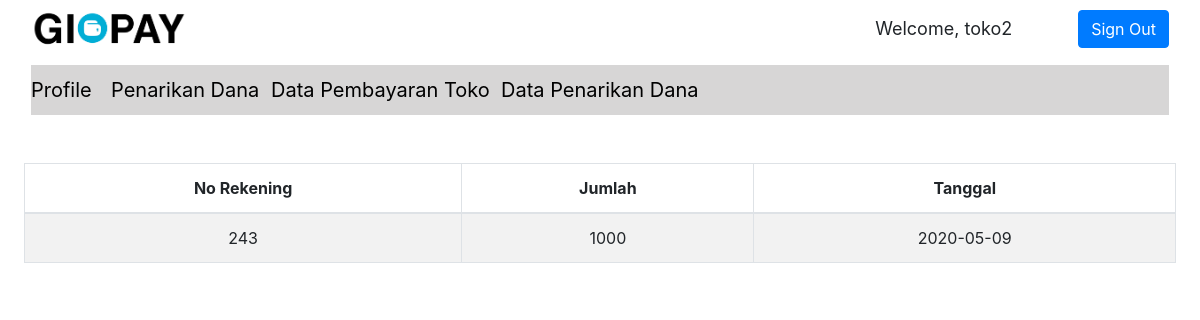
The app's page /dataPenT.php (signed in), older data.
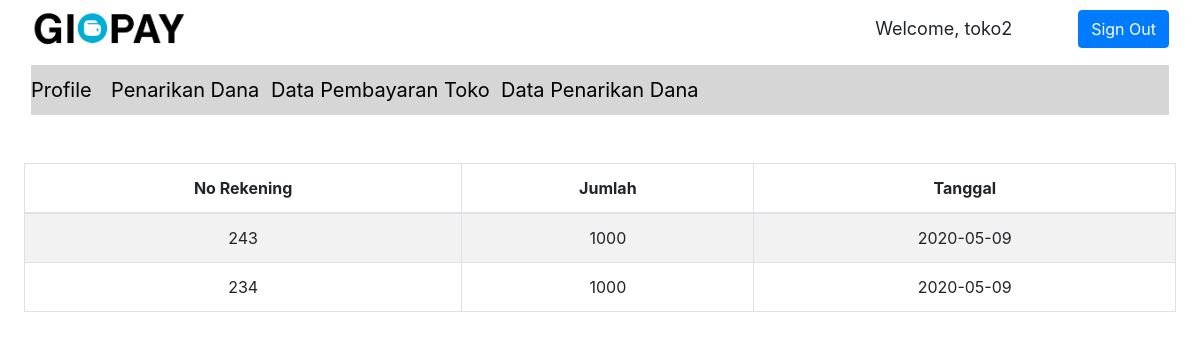
The same page, newer data.
### tables this page shows
CREATE TABLE `historypenarikan` (
  `idPenarikan` int(11) NOT NULL,
  `noRekening` int(30) NOT NULL,
  `jumlah` float NOT NULL,
  `tanggal` date NOT NULL,
  `idToko` int(11) NOT NULL
);

### server.php (called while the page is built, shortened)
<?php
    require_once "mysqlDB.php";
function getPenToko($uname){
    $db = new MySQLDB('localhost', 'root', '', 'gipay');
    $username = $uname;
    $username = $db->escapeString($username);
    $query = "SELECT idUser FROM pemiliktoko WHERE username=";
    $query .= "'".$username."'";
    $query_result = $db->executeSelectQuery($query);
    $idUser = $query_result[0][0];
    $query2 = "SELECT noRekening, jumlah, tanggal FROM historypenarikan WHERE idToko = $idUser";
    $res = $db->executeSelectQuery($query2);
    return $res;
}
?>

### mysqlDB.php (called while the page is built, shortened)
<?php
class MySQLDB{
	protected $servername;
	protected $username;
	protected $password;
	protected $dbname;
	protected $db_connection;
	public function __construct($servername,$username,$password,$dbname){
		$this->servername=$servername;
		$this->username=$username;
		$this->password=$password;
		$this->dbname=$dbname;
	}
	public function openConnection(){
		$this->db_connection=new mysqli($this->servername,$this->username,$this->password,$this->dbname);
	}
	public function executeSelectQuery($sql){
		$query_result=$this->db_connection->query($sql);
		$result=[];
		if($query_result!=[]){
			if($query_result->num_rows > 0){
				while ($row=$query_result->fetch_row()) {
					$result[] = $row;
				}
			}
		}
		return $result;
	}
	public function escapeString($input){
		$res = $this->db_connection->real_escape_string($input);
		return $res;
	}
}
?>

### dataPenT.php (the view, shortened to what this page needs)
<?php
    include "server.php";
?>
<!DOCTYPE html>
<html>
<head>
    <link rel="stylesheet" href="assets/bootstrap/css/bootstrap.min.css">
    <link rel="stylesheet" href="assets/css/Data-Table-1.css">
    <link rel="stylesheet" href="assets/css/Data-Table.css">
    <link rel="stylesheet" href="assets/css/Header-Blue.css">
    <link rel="stylesheet" href="https://cdn.datatables.net/1.10.15/css/dataTables.bootstrap.min.css">
    <link rel="stylesheet" href="assets/css/Google-Style-Login.css">
    <link rel="stylesheet" href="assets/css/LinkedIn-like-Profile-Box.css">
    <link rel="stylesheet" href="assets/css/Pretty-Registration-Form.css">
    <link rel="stylesheet" href="assets/css/styles.css">
    <link rel="stylesheet" href="assets/css/Table-With-Search-1.css">
    <link rel="stylesheet" href="assets/css/Table-With-Search.css">
    <link rel="stylesheet" href="assets/css/Team-Boxed.css">
</head>
<body>
    <nav class="navbar navbar-light navbar-expand-md" style="background-color: #ffffff;">
        <div class="container-fluid"><img src="assets/img/Gipay.png" style="height: 40px;">
            <input class="form-control-plaintext" type="text" value="Welcome, <?php echo $_SESSION['username']; ?>" readonly="" style="width: 205px;font-size: 18px;"><a href="hispayPub.php?logout='1'" class="btn btn-primary" role="button">Sign Out</a></div>
    </nav>
    <nav class="navbar navbar-light navbar-expand-md">
        <div class="container-fluid"><button data-toggle="collapse" class="navbar-toggler" data-target="#navcol-2"><span class="sr-only">Toggle navigation</span><span class="navbar-toggler-icon"></span></button>
            <div class="collapse navbar-collapse" id="navcol-2" style="background-color: #d7d6d6;font-size: 20px;height: 50px;color: rgb(0,0,0);">
                <a href="profToko.php" style="color: rgb(0,0,0);width: 80px;">Profile</a><a href="penarikanToko.php" style="color: rgb(0,0,0);width: 160px;">Penarikan Dana</a><a href="dataPembT.php" style="color: rgb(0,0,0);width: 230px;">Data Pembayaran Toko</a><a href="dataPenT.php"
                    style="color: rgb(0,0,0);width: 230px;">Data Penarikan Dana</a></div>
        </div>
    </nav>
    <div>
        <div class="container">
            <div class="row">
                <div class="col-md-12" style="height: 40px;background-color: #ffffff;"></div>
            </div>
        </div>
    </div><table id="example" class="table table-striped table-bordered" cellspacing="0" width="100px">
        <thead>
            <tr>
                <th style="text-align:center;">No Rekening</th>
                <th style="text-align:center;">Jumlah</th>
                <th style="text-align:center;">Tanggal</th>
            </tr>
        </thead>
        <tbody>
            <?php
            $username = $_SESSION['username'];
            $result = getPenToko($username);
            foreach($result as $row) {
                echo '<tr>';
                foreach($row as $cell){
                    echo('<td>' . $cell . '</td>');
                }
                echo '</tr>';
			}
            ?>
        </tbody>
    </table>
</body>
</html>

Row changes from the older to the newer data that the page shows:
added historypenarikan: noRekening "234", jumlah "1000", tanggal "2020-05-09"
